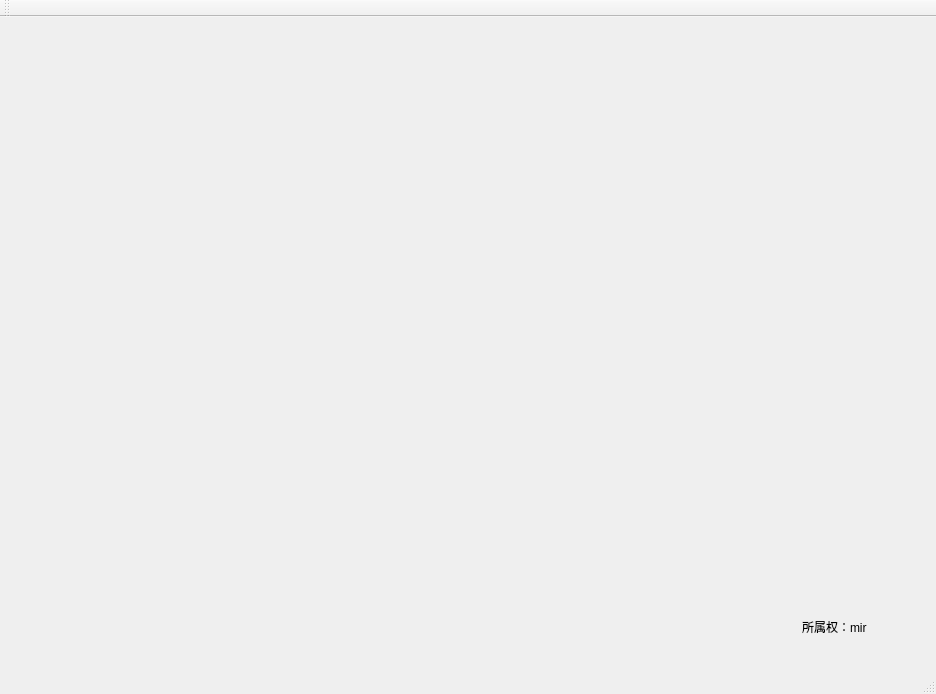
<?xml version="1.0" encoding="UTF-8"?>
<ui version="4.0">
 <class>MainWindow</class>
 <widget class="QMainWindow" name="MainWindow">
  <property name="geometry">
   <rect>
    <x>0</x>
    <y>0</y>
    <width>936</width>
    <height>694</height>
   </rect>
  </property>
  <property name="windowTitle">
   <string>MainWindow</string>
  </property>
  <widget class="QWidget" name="centralWidget">
   <widget class="QLabel" name="mir">
    <property name="geometry">
     <rect>
      <x>330</x>
      <y>0</y>
      <width>881</width>
      <height>221</height>
     </rect>
    </property>
    <property name="styleSheet">
     <string notr="true">border-image: url(:/new/prefix1/素材/mir2.png);</string>
    </property>
    <property name="text">
     <string/>
    </property>
   </widget>
   <widget class="QLabel" name="label">
    <property name="geometry">
     <rect>
      <x>802</x>
      <y>594</y>
      <width>101</width>
      <height>31</height>
     </rect>
    </property>
    <property name="text">
     <string>所属权：mir</string>
    </property>
   </widget>
  </widget>
  <widget class="QMenuBar" name="menuBar">
   <property name="geometry">
    <rect>
     <x>0</x>
     <y>0</y>
     <width>936</width>
     <height>26</height>
    </rect>
   </property>
  </widget>
  <widget class="QToolBar" name="mainToolBar">
   <attribute name="toolBarArea">
    <enum>TopToolBarArea</enum>
   </attribute>
   <attribute name="toolBarBreak">
    <bool>false</bool>
   </attribute>
  </widget>
  <widget class="QStatusBar" name="statusBar"/>
 </widget>
 <layoutdefault spacing="6" margin="11"/>
 <resources/>
 <connections/>
</ui>
